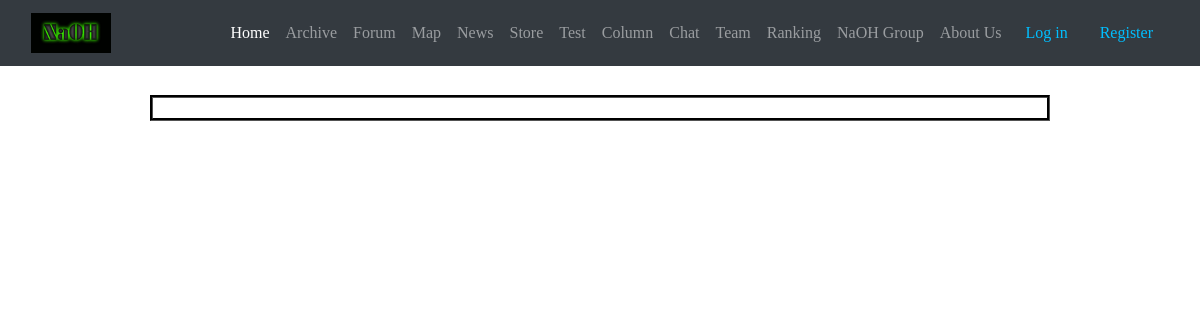
The page /links/ on the database as committed earlier.
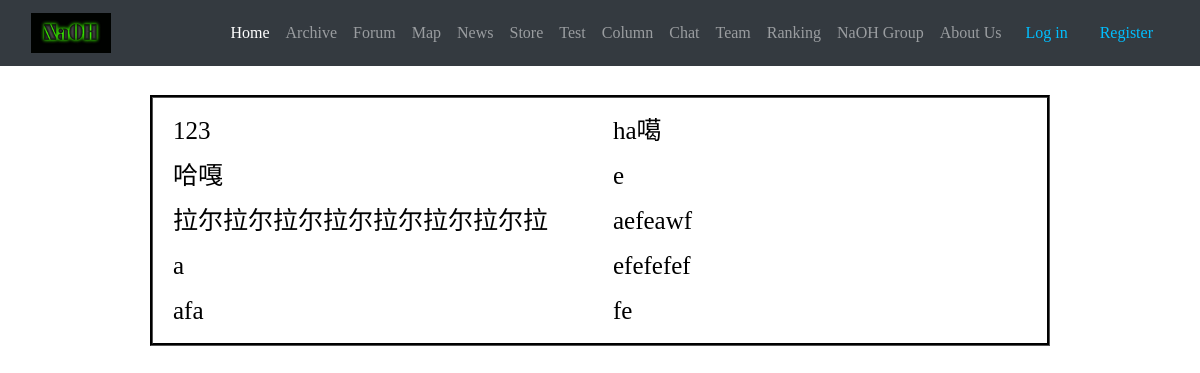
The same page on the database as committed later.
### links/models.py (models this page shows)
class Link(models.Model):
    name = models.CharField(max_length=15)
    link = models.CharField(max_length=200)

### links/views.py (the view)
# urls.py: path("", views.get_all_links, name="get_all_links"),
def get_all_links(request):
    links = Link.objects.all()[::-1]
    links1 = []
    links2 = []
    for i in range(len(links)):
        if i % 2 == 0:
        	links1.append(links[i])
        else:
        	links2.append(links[i])
        print(links[i].link)
    language = select_language(request)
    context = {
       'links1': links1,
       'links2': links2,
       'language': language
    }
    return render(request, "view_links.html", context)

### cart/context_processors.py (called while the page is built)
def select_language(request):
    language = 'English'
    if request.user.is_authenticated:
        if request.session.get(request.user.username, None) == None:
            request.session[request.user.username] = 'Chinese'
        language = request.session[request.user.username]
    return language

def cart(request):
	return {'cart': Cart(request), 'language': select_language(request)}

### links/utils.py (called while the page is built)
def select_language(request):
    language = 'English'
    if request.user.is_authenticated:
        if request.session.get(request.user.username, None) == None:
            request.session[request.user.username] = 'Chinese'
        language = request.session[request.user.username]
    return language

### links/templates/view_links.html (shortened to what this page needs)
{% extends "base.html" %}
{% block page_content %}
{% load static %}
</body>
<br>
<div class="row" style="width: 900px; margin: 0 auto; border: groove;border-color: black;">
    <div id="col1" style="margin-top: 10px; margin-bottom: 10px;">
    {% for link in links1 %}
    <a href="{{link.link}}" style="font-size: 25px;">{{link.name}}</a>
    <br>
    {% endfor %}
    </div>
    <div id="col2" style="margin-top: 10px; margin-bottom: 10px;">
    {% for link in links2 %}
    <a href="{{link.link}}" style="font-size: 25px;">{{link.name}}</a>
    <br>
    {% endfor %}
    </div>
</div>
</body>
{% endblock %}

Rows that differ between the two databases and show on the page:
added Link: name "123"
added Link: name "哈嘎"
added Link: name "拉尔拉尔拉尔拉尔拉尔拉尔拉尔拉"
added Link: name "a"
added Link: name "afa"
added Link: name "ha噶"
added Link: name "e"
added Link: name "aefeawf"
added Link: name "efefefef"
added Link: name "fe"
